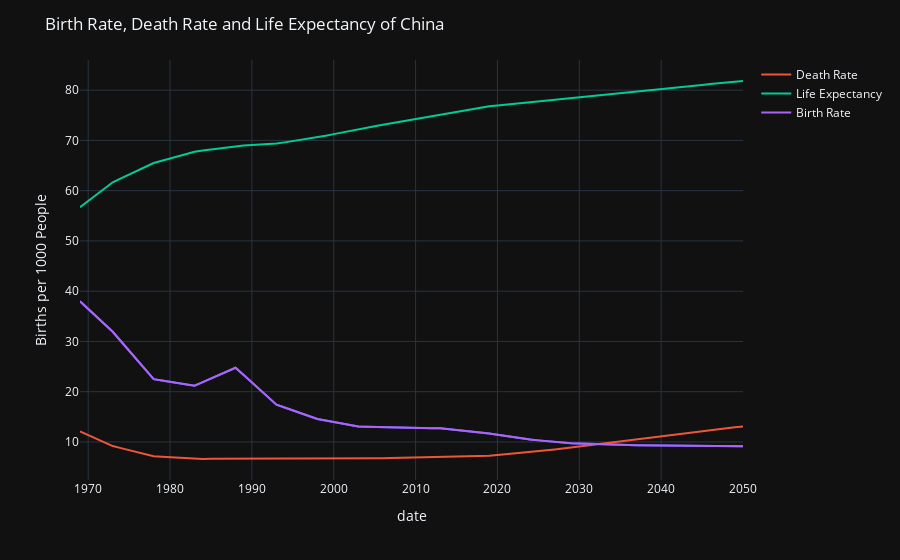

The code cell stored with this chart in its notebook:
### Markdown cell above
`Birth Rate, Death Rate and Life Expectancy of China`

### Code cell
# birth  rate 
fig2 = px.line(merged, x="date", y=" Births per 1000 People", title="", template="plotly_dark",)

# add death rate to fig2
fig2.add_scatter(x=merged['date'], y=merged[' Deaths per 1000 People'], name="Death Rate")
# add life expectancy to fig2
fig2.add_scatter(x=merged['date'], y=merged[' Life Expectancy from Birth (Years)'], name="Life Expectancy")

#add title to fig2
fig2.update_layout(  title="Birth Rate, Death Rate and Life Expectancy of China"),
# add  scatter to birth rate again to make it display on legend area with color blue
fig2.add_scatter(x=merged['date'], y=merged[' Births per 1000 People'], name="Birth Rate", )
